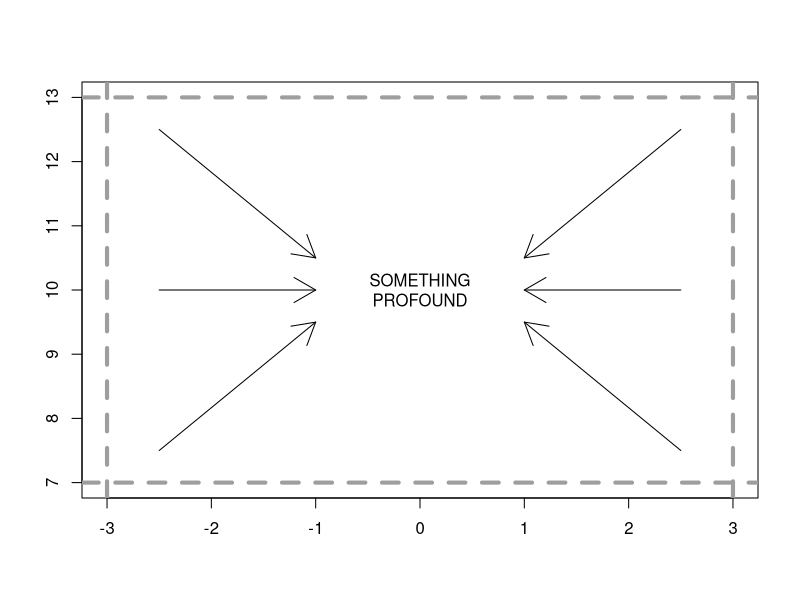
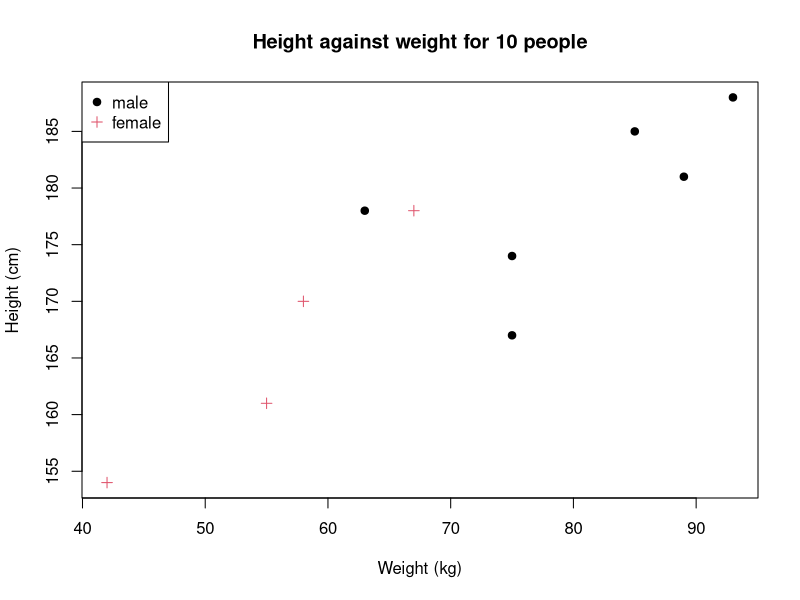

The R source for these figures, in order:
#########
## 7.1 ##
#########
#(a)
plot(-3:3,7:13,type="n",xlab="",ylab="")
text(x=0,y=10,labels="SOMETHING\nPROFOUND")
abline(v=c(-3,3),lty=2,lwd=4,col=8)
abline(h=c(7,13),lty=2,lwd=4,col=8)
arrows(x0=c(-2.5,-2.5,-2.5,2.5,2.5,2.5),y0=c(7.5,10,12.5,7.5,10,12.5),x1=c(-1,-1,-1,1,1,1),y1=c(9.5,10,10.5,9.5,10,10.5))
#(b)
w <- c(55,85,75,42,93,63,58,75,89,67)
h <- c(161,185,174,154,188,178,170,167,181,178)
s <- c("female","male","male","female","male","male","female","male","male","female")
plot(w,h,type="n",xlab="Weight (kg)",ylab="Height (cm)",main="Height against weight for 10 people")
points(w[s=="male"],h[s=="male"],pch=19)
points(w[s=="female"],h[s=="female"],pch=3,col=2)
legend("topleft",legend=c("male","female"),pch=c(19,3),col=c(1,2))

